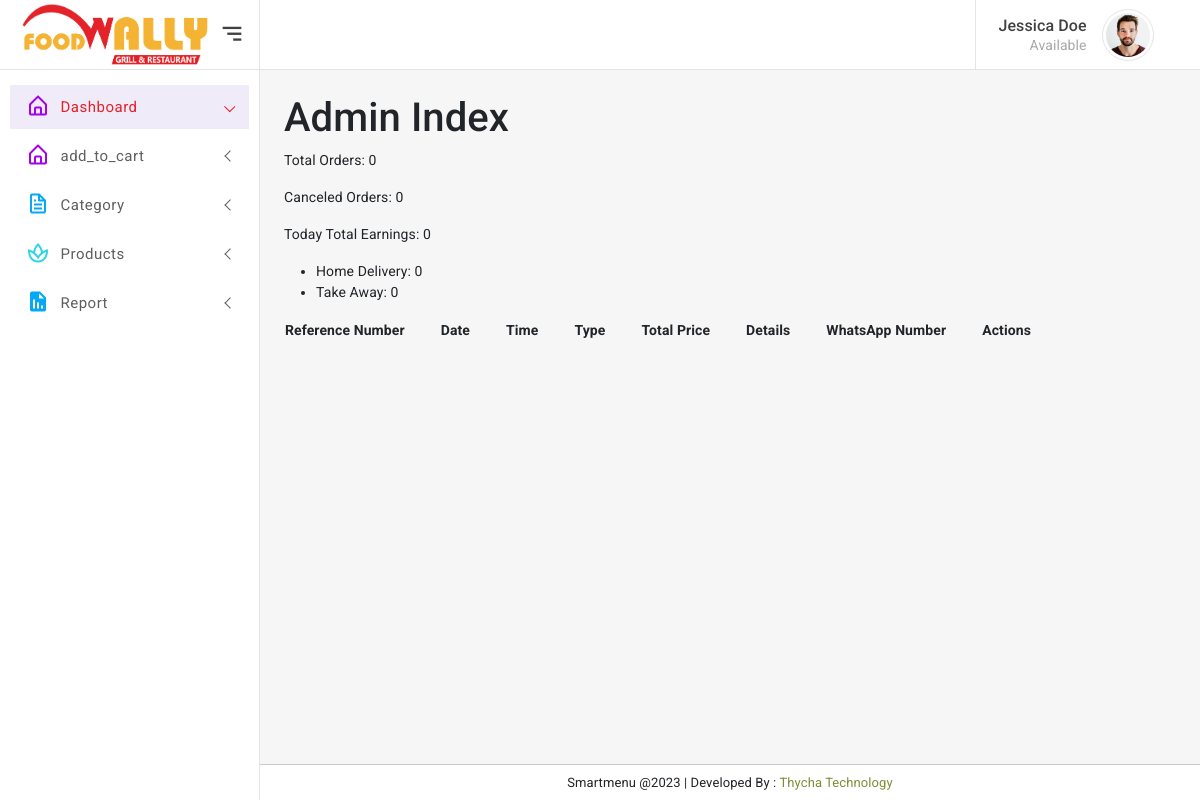
The app's page / (signed in), older data.
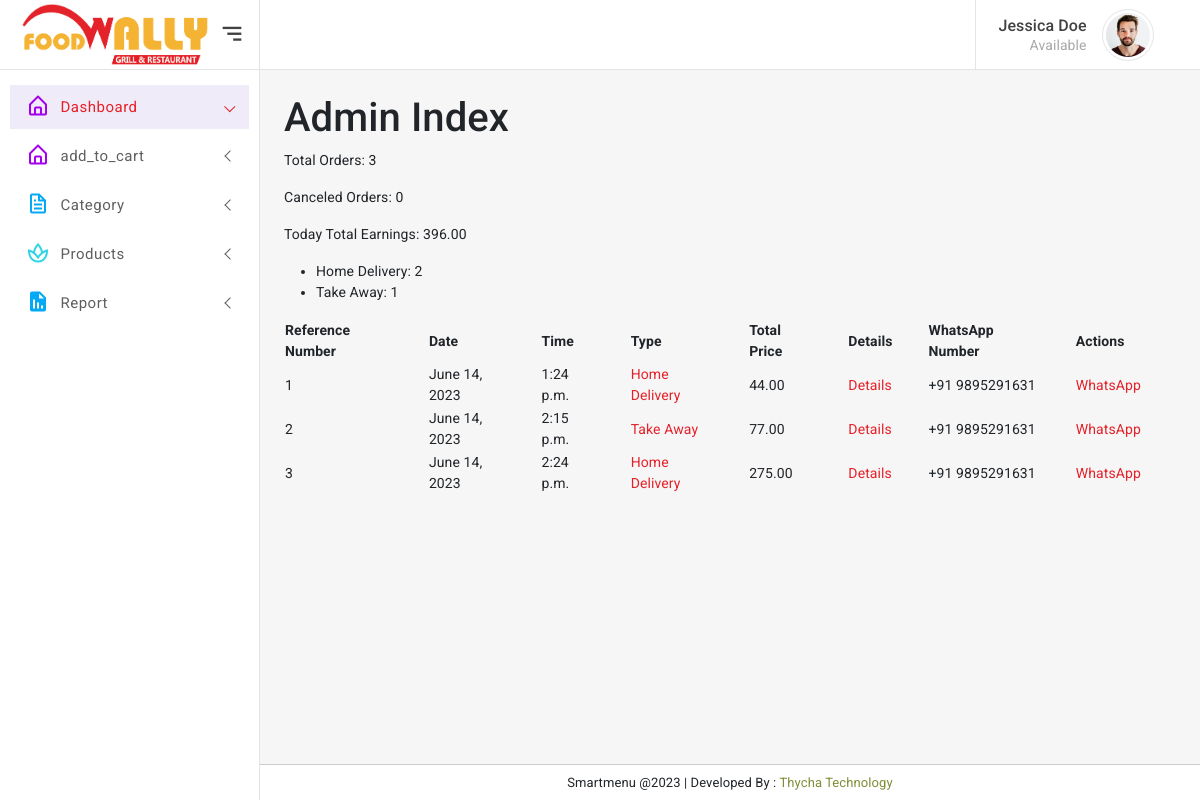
The same page, newer data.
### adminapp/models.py (models this page shows, shortened)
class Order(models.Model):
    TYPE = (
        ('Home Delivery', 'Home Delivery'),
        ('Take Away', 'Take Away'),
    )
    PAYMENT_MODE = (
        ('Cash on Delivery', 'Cash on Delivery'),
        ('Card on Delivery', 'Card on Delivery'),
    )
    cart = models.ManyToManyField(Cart)
    reference_number = models.CharField(max_length=100, unique=True)
    order_type = models.CharField(max_length=100, choices=TYPE)
    name = models.CharField(max_length=200)
    whatsapp_number = models.CharField(max_length=20)
    contact_number = models.CharField(max_length=20)
    address_one = models.CharField(max_length=500)
    address_two = models.CharField(max_length=500)
    address_three = models.CharField(max_length=500)
    order_note = models.CharField(max_length=500)
    payment_mode = models.CharField(max_length=100, choices=PAYMENT_MODE)
    date = models.DateField()
    time = models.TimeField()
    canceled = models.BooleanField(default=False)
    def get_product_total_price(self):
        total_price = Decimal(0)
        for order_item in self.cart.all():
            total_price += order_item.get_total_price_with_tax()
        return total_price

class Cart(models.Model):
    user = models.ForeignKey(User, on_delete=models.CASCADE)
    product_price = models.ForeignKey(ProductPrice, on_delete=models.CASCADE)
    quantity = models.PositiveIntegerField(default=1)
    product_price_dummy = models.CharField(max_length=100, null=True, blank=True)
    tax_dummy = models.CharField(max_length=100, null=True, blank=True)
    total = models.DecimalField(max_digits=10, decimal_places=2, null=True, blank=True)
    def get_total_price_with_tax(self):
        if self.product_price.discount_price is not None:
            price = self.product_price.discount_price
        else:
            price = self.product_price.actual_price
        tax_amount = Decimal(price) * Decimal(self.product_price.tax) / 100
        total_price_with_tax = (Decimal(price) + tax_amount) * Decimal(self.quantity)
        return total_price_with_tax

class ProductPrice(models.Model):
    product = models.ForeignKey(Product, on_delete=models.CASCADE)
    name = models.CharField(max_length=50)
    actual_price = models.FloatField()
    discount_price = models.FloatField(null=True, blank=True)
    tax = models.DecimalField(max_digits=5, decimal_places=2)

### adminapp/views.py (the view)
# urls.py: path('',views.admin_index,name='admin_index'),
@login_required
def admin_index(request):
    today = date.today()  # Get today's date
    orders = Order.objects.filter(date=today, canceled=False)
    total_orders_count = orders.count()  # Fetch the count of orders for today
    canceled_orders_count = Order.objects.filter(canceled=True).count()  # Fetch the count of canceled orders
    total_earnings = Decimal(0)
    for order in orders:
        total_earnings += order.get_product_total_price()
    order_types = []
    for order_type in Order.TYPE:
        count = Order.objects.filter(order_type=order_type[0]).count()
        order_types.append((order_type[0], order_type[1], count))
    context = {
        'orders': orders,
        'total_orders_count': total_orders_count,
        'canceled_orders_count': canceled_orders_count,
        'order_types': order_types,
        'total_earnings': total_earnings,
    }
    return render(request, 'admin_index.html', context)

### adminapp/templates/admin_index.html (shortened to what the changed rows need)
{% extends 'base.html' %}
{% load static %}
{% block content %}
	<div class="wrapper">
		<div class="page-wrapper">
			<div class="page-content-wrapper">
				<div class="page-content">
					<h1>Admin Index</h1>
					<p>Total Orders: {{ total_orders_count }}</p>
					<p>Canceled Orders: {{ canceled_orders_count }}</p>
					<p>Today Total Earnings: {{ total_earnings }}</p>
					<ul>
						{% for order_type in order_types %}
							<li>{{ order_type.1 }}: {{ order_type.2 }}</li>
						{% endfor %}
					</ul>
					<table>
						<thead>
							<tr>
								<th style="padding-right: 35px;">Reference Number</th>
								<th style="padding-right: 35px;">Date</th>
								<th style="padding-right: 35px;">Time</th>
								<th style="padding-right: 35px;">Type</th>
								<th style="padding-right: 35px;"> Total Price</th>
								<th style="padding-right: 35px;">Details</th>
								<th style="padding-right: 35px;">WhatsApp Number</th>
								<th style="padding-right: 35px;">Actions</th>
							</tr>
						</thead>
						<tbody>
							{% for order in orders %}
								<tr>
									<td style="padding-right: 35px;">{{ order.reference_number }}</td>
									<td style="padding-right: 35px;">{{ order.date }}</td>
									<td style="padding-right: 35px;">{{ order.time }}</td>
									<td style="padding-right: 35px;">
										<a href="{% url 'type_details' order_id=order.id %}">
											{{ order.get_order_type_display }}
										</a>
									</td>
									<td style="padding-right: 35px;">{{ order.get_product_total_price }}</td>
									<td style="padding-right: 35px;">
										<a href="{% url 'order_details' order_id=order.id %}">Details</a>
									</td>
									<td style="padding-right: 35px;">{{ order.whatsapp_number }}</td>
									<td style="padding-right: 35px;">
										<a href="https://api.whatsapp.com/send?phone={{ order.whatsapp_number }}&text=Hello%20I%20would%20like%20to%20contact%20you" target="_blank">WhatsApp</a>
									</td>
								</tr>
							{% endfor %}
						</tbody>
					</table>
				</div>
			</div>
		</div>
	</div>
{% endblock content %}

Row changes from the older to the newer data that the page shows:
added Order: reference_number "1", date "June 14, 2023", time "1:24 p.m.", order_type "Home Delivery", get_product_total_price "44.00", whatsapp_number "+91 9895291631"
added Order: reference_number "2", date "June 14, 2023", time "2:15 p.m.", order_type "Take Away", get_product_total_price "77.00", whatsapp_number "+91 9895291631"
added Order: reference_number "3", date "June 14, 2023", time "2:24 p.m.", order_type "Home Delivery", get_product_total_price "275.00", whatsapp_number "+91 9895291631"
Text that changed along with them:
{{ total_orders_count }}: "0" → "3"
{{ total_earnings }}: "0" → "396.00"
new list line: "Home Delivery : 2"
new list line: "Take Away : 1"
list line gone: "Home Delivery : 0"
list line gone: "Take Away : 0"
